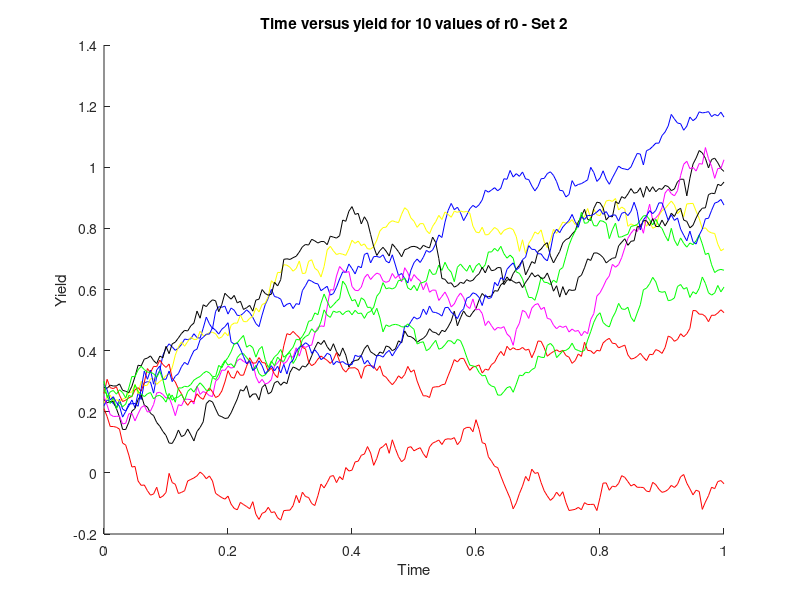

Reproduce this figure in MATLAB.
clear;
beta = [5.9,3.9,0.1];
mu = [0.2,0.1,0.1];
sigma = [0.3,0.3,0.11];
r0 = [0.1,0.2,0.1];


for i = 1:10
    tempr0 = r0(2) + i*0.01;
    t(1) = 0;
    r(1,i) = tempr0;
    j = 2;
    delt = 0.005;
    for k = 0.005:0.005:1
        z = normrnd(0,1);
        t(j) = k;
        r(j,i) = (r(j-1,i) + beta(2)*(mu(2)-r(j-1))*delt + sigma(2)*sqrt(delt)*z);
        j = j + 1;
end
    hold on;
end


plot(t,r(:,1),'r');
hold on;
plot(t,r(:,2),'b');
hold on;
plot(t,r(:,3),'y');
hold on;
plot(t,r(:,4),'k');
hold on;
plot(t,r(:,5),'m');
hold on;
plot(t,r(:,6),'r');
hold on;
plot(t,r(:,7),'g');
hold on;
plot(t,r(:,8),'k');
hold on;
plot(t,r(:,9),'b');
hold on;
plot(t,r(:,10),'g');
hold on;
title('Time versus yield for 10 values of r0 - Set 2');
xlabel('Time');
ylabel('Yield');
